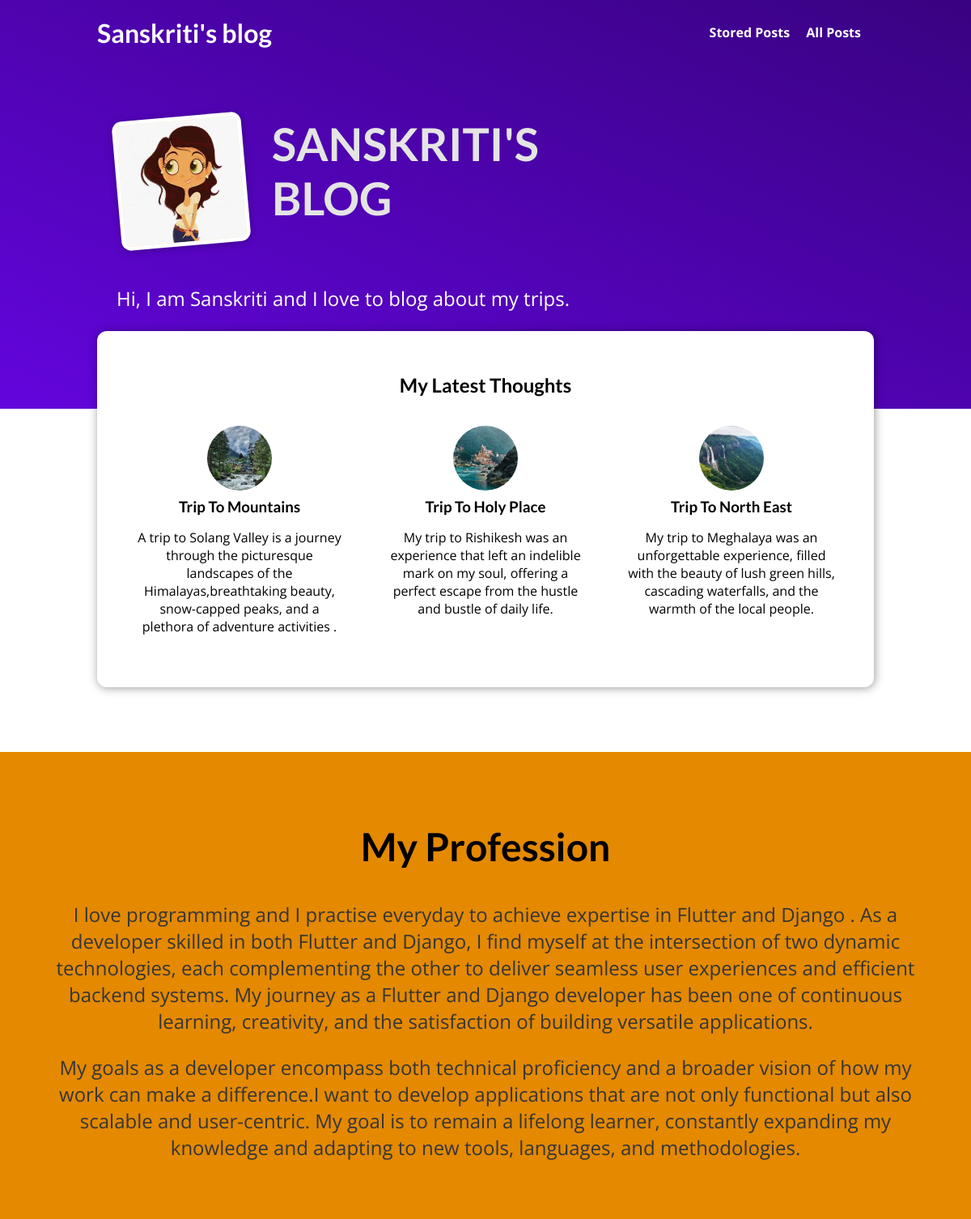
The page / on the database its author committed.
### blog/models.py (models this page shows, shortened)
class Post(models.Model):
    title=models.CharField(max_length=150)
    excerpt=models.CharField(max_length=200)
    image=models.ImageField(upload_to="posts",null=True)
    date=models.DateField(auto_now=True)
    slug=models.SlugField(unique=True,db_index=True)
    content=models.TextField(validators=[MinLengthValidator(10)])
    author=models.ForeignKey(Author,on_delete=models.SET_NULL,null=True,related_name="posts")
    tags=models.ManyToManyField(Tag)

### blog/views.py (the view)
# urls.py: path("",views.StartingPageView.as_view(),name="starting-page"),
class StartingPageView(ListView):
    template_name="blog/index.html"
    model=Post
    ordering=[
    "-date"
    ]
    context_object_name="posts"
    def get_queryset(self) -> QuerySet[Any]:
        QuerySet= super().get_queryset()
        data=QuerySet[:3]
        return data

### blog/templates/blog/index.html (shortened to what this page needs)
{% extends "base.html" %}
{% load static %}
{% block css_files %}
<link rel="stylesheet" href="{% static "blog/post.css" %}"/>
<link rel="stylesheet" href="{% static "blog/index.css" %}"/>
{% endblock %}
{% block content %}
<section id="welcome">
    <header>
        <img src="{% static "blog/images/girl.jpeg" %}" alt="Sanskriti- The Author of This Blog"/>
        <h2>SANSKRITI'S BLOG </h2>
    </header>
    <p> Hi, I am Sanskriti and I love to blog about my trips.</p>
</section>
<section id="latest-posts">
    <h2>My Latest Thoughts</h2>
    <ul>
        {% for post in posts %}
           {% include "blog/includes/post.html" %}
        {% endfor %}
    </ul>
</section>
<section id="about">
    <h2>My Profession</h2>
    <p>I love programming and I practise everyday to achieve expertise in Flutter and Django . As a developer skilled in both Flutter and Django, I find myself at the intersection of two dynamic technologies, each complementing the other to deliver seamless user experiences and efficient backend systems. My journey as a Flutter and Django developer has been one of continuous learning, creativity, and the satisfaction of building versatile applications.
    </p>
    <p>
        My goals as a developer encompass both technical proficiency and a broader vision of how my work can make a difference.I want to develop applications that are not only functional but also scalable and user-centric. My goal is to remain a lifelong learner, constantly expanding my knowledge and adapting to new tools, languages, and methodologies.
    </p>
</section>
        {% endblock %}

### blog/templates/blog/includes/post.html
{% load static %}
<li> <article class="post">
    <a href="{% url "post-detail-page" post.slug %}">
        <img src="{{ post.image.url }}" alt="{{ post.title}}"/>
        <div class="post_content">
            <h3>{{post.title }}</h3>
            <p>{{post.excerpt}}
            </p>
        </div>
    </a>
</article>
</li>

### static/app.css (style rules this page uses)
* { box-sizing: border-box; }
html { font-family: 'Open Sans', 'Lato', sans-serif; }
body { margin: 0; }
h1, h2, h3 { font-family: 'Lato', sans-serif; font-weight: bold; }

### blog/static/blog/post.css (style rules this page uses)
.post { display: flex; flex-direction: column; align-items: center; text-align: center; }
.post a { text-decoration: none; color: black; transition: all 0.2s ease; padding: 1rem; }
.post img { width: 5rem; height: 5rem; object-fit: cover; border-radius: 50%; }
.post h3 { margin: 0.25rem 0; }

### blog/static/blog/index.css (style rules this page uses)
#welcome { background: linear-gradient(to right top, #6305dd, #390281); padding: 6rem 12%; }
#welcome header { display: flex; align-items: flex-start; margin: 3rem auto; }
#welcome img { width: 10rem; height: 10rem; object-fit: cover; object-position: top; border: 5px solid white; border-radius: 12px; background-color: #ffe1bf; transform: rotateZ(-5deg); box-shadow: 0 2px 8px rgba(0, 0, 0, 0.25); }
#welcome h2 { font-size: 3.5rem; margin: 0 0 0 2rem; color: #e4e4e4; width: 10rem; }
#welcome p { color: white; font-size: 1.5rem; }
#latest-posts { background-color: white; padding: 2rem; border-radius: 12px; width: 60rem; margin: -6rem auto 2rem auto; box-shadow: 1px 1px 12px rgba(0, 0, 0, 0.4); }
#latest-posts h2 { text-align: center; }
#latest-posts ul { list-style: none; margin: 0; padding: 0; display: flex; gap: 1rem; }
#latest-posts li { flex: 1; }
#about { text-align: center; padding: 3rem; background-color: #e48900; margin-top: 5rem; }
#about h2 { font-size: 3rem; }
#about p { font-size: 1.5rem; color: #353535; }

### rows shown on the page
Post: image (picture), title "Trip To Mountains", excerpt "A trip to Solang Valley is a journey through the picturesque landscapes of the Himalayas,breathtaking beauty, snow-capped peaks, and a plethora of adventure activities ."
Post: image (picture), title "Trip To Holy Place", excerpt "My trip to Rishikesh was an experience that left an indelible mark on my soul, offering a perfect escape from the hustle and bustle of daily life."
Post: image (picture), title "Trip To North East", excerpt "My trip to Meghalaya was an unforgettable experience, filled with the beauty of lush green hills, cascading waterfalls, and the warmth of the local people."
